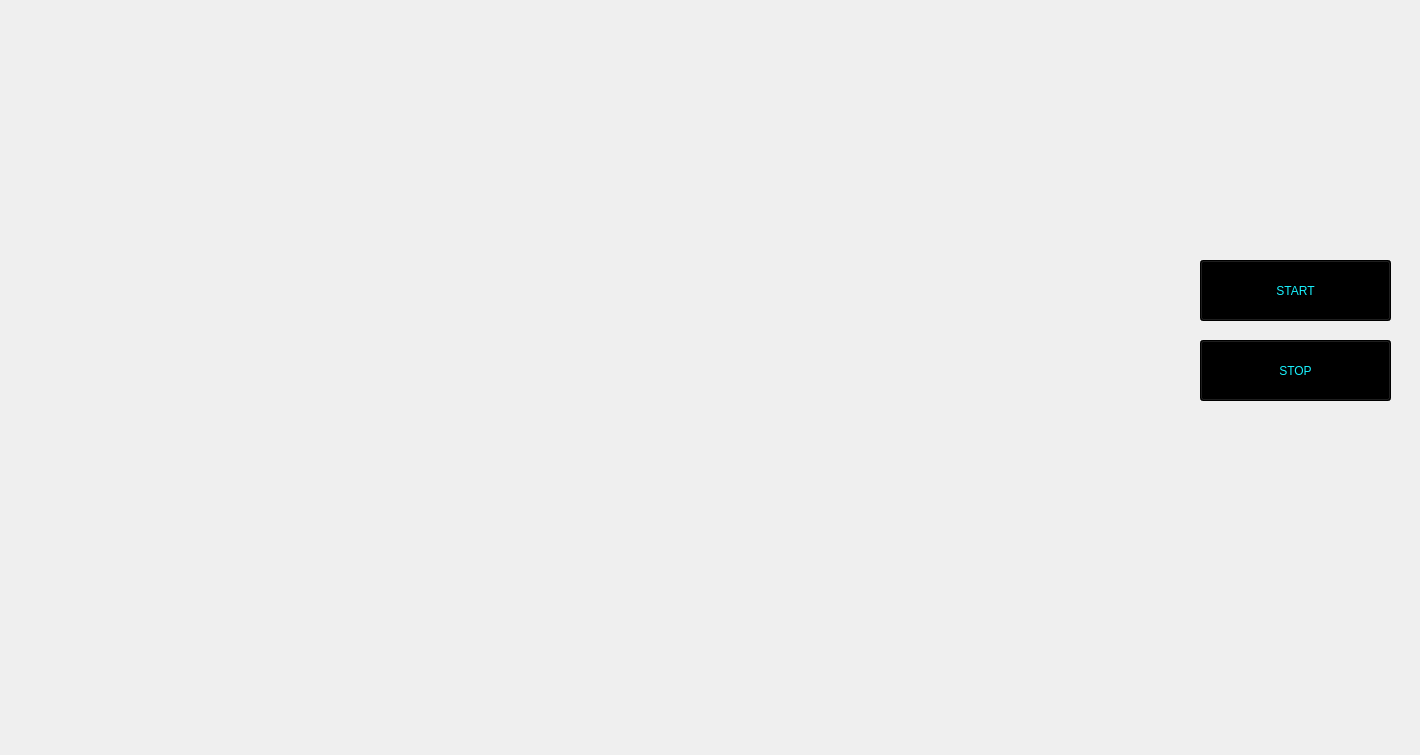
<?xml version="1.0" encoding="UTF-8"?>
<ui version="4.0">
 <class>MainWindow</class>
 <widget class="QMainWindow" name="MainWindow">
  <property name="geometry">
   <rect>
    <x>0</x>
    <y>0</y>
    <width>1420</width>
    <height>755</height>
   </rect>
  </property>
  <property name="windowTitle">
   <string>MainWindow</string>
  </property>
  <widget class="QWidget" name="centralwidget">
   <widget class="QLabel" name="black_bg">
    <property name="geometry">
     <rect>
      <x>-60</x>
      <y>-50</y>
      <width>1581</width>
      <height>811</height>
     </rect>
    </property>
    <property name="text">
     <string/>
    </property>
    <property name="pixmap">
     <pixmap>../Downloads/Jarvis_Gui_Materials-main/Jarvis_Gui_Materials-main/jarvis_materials/drive-download-20230414T100055Z-001/B.G/Black_Template.jpg</pixmap>
    </property>
    <property name="scaledContents">
     <bool>true</bool>
    </property>
   </widget>
   <widget class="QLabel" name="gif_1">
    <property name="geometry">
     <rect>
      <x>490</x>
      <y>230</y>
      <width>441</width>
      <height>261</height>
     </rect>
    </property>
    <property name="text">
     <string/>
    </property>
    <property name="pixmap">
     <pixmap>../Downloads/Jarvis_Gui_Materials-main/Jarvis_Gui_Materials-main/jarvis_materials/drive-download-20230414T100055Z-001/ExtraGui/Jarvis_Gui (1).gif</pixmap>
    </property>
    <property name="scaledContents">
     <bool>true</bool>
    </property>
   </widget>
   <widget class="QLabel" name="gif_2">
    <property name="geometry">
     <rect>
      <x>430</x>
      <y>50</y>
      <width>581</width>
      <height>141</height>
     </rect>
    </property>
    <property name="text">
     <string/>
    </property>
    <property name="pixmap">
     <pixmap>../Downloads/Jarvis_Gui_Materials-main/Jarvis_Gui_Materials-main/jarvis_materials/drive-download-20230414T100055Z-001/ExtraGui/initial.gif</pixmap>
    </property>
    <property name="scaledContents">
     <bool>true</bool>
    </property>
   </widget>
   <widget class="QLabel" name="gif_3">
    <property name="geometry">
     <rect>
      <x>20</x>
      <y>540</y>
      <width>391</width>
      <height>201</height>
     </rect>
    </property>
    <property name="text">
     <string/>
    </property>
    <property name="pixmap">
     <pixmap>../Downloads/Jarvis_Gui_Materials-main/Jarvis_Gui_Materials-main/jarvis_materials/drive-download-20230414T100055Z-001/ExtraGui/Code_Template.gif</pixmap>
    </property>
    <property name="scaledContents">
     <bool>true</bool>
    </property>
   </widget>
   <widget class="QLabel" name="gif_4">
    <property name="geometry">
     <rect>
      <x>1180</x>
      <y>40</y>
      <width>211</width>
      <height>151</height>
     </rect>
    </property>
    <property name="text">
     <string/>
    </property>
    <property name="pixmap">
     <pixmap>../Downloads/Jarvis_Gui_Materials-main/Jarvis_Gui_Materials-main/jarvis_materials/drive-download-20230414T100055Z-001/ExtraGui/Earth.gif</pixmap>
    </property>
    <property name="scaledContents">
     <bool>true</bool>
    </property>
   </widget>
   <widget class="QPushButton" name="pushButton">
    <property name="geometry">
     <rect>
      <x>1200</x>
      <y>260</y>
      <width>191</width>
      <height>61</height>
     </rect>
    </property>
    <property name="styleSheet">
     <string notr="true">background-color: rgb(0, 0, 0);
color: rgb(24, 243, 255);</string>
    </property>
    <property name="text">
     <string>START</string>
    </property>
   </widget>
   <widget class="QPushButton" name="pushButton_2">
    <property name="geometry">
     <rect>
      <x>1200</x>
      <y>340</y>
      <width>191</width>
      <height>61</height>
     </rect>
    </property>
    <property name="styleSheet">
     <string notr="true">background-color: rgb(0, 0, 0);
color: rgb(24, 243, 255);</string>
    </property>
    <property name="text">
     <string>STOP</string>
    </property>
   </widget>
   <widget class="QLabel" name="bg_2">
    <property name="geometry">
     <rect>
      <x>1010</x>
      <y>520</y>
      <width>401</width>
      <height>231</height>
     </rect>
    </property>
    <property name="text">
     <string/>
    </property>
    <property name="pixmap">
     <pixmap>../Downloads/Jarvis_Gui_Materials-main/Jarvis_Gui_Materials-main/jarvis_materials/drive-download-20230414T100055Z-001/B.G/gyhf.jpg</pixmap>
    </property>
    <property name="scaledContents">
     <bool>true</bool>
    </property>
   </widget>
   <widget class="QTextBrowser" name="textBrowser">
    <property name="geometry">
     <rect>
      <x>1070</x>
      <y>550</y>
      <width>281</width>
      <height>51</height>
     </rect>
    </property>
    <property name="styleSheet">
     <string notr="true">background-color: transparent;</string>
    </property>
   </widget>
   <widget class="QTextBrowser" name="textBrowser_2">
    <property name="geometry">
     <rect>
      <x>1070</x>
      <y>670</y>
      <width>281</width>
      <height>51</height>
     </rect>
    </property>
    <property name="styleSheet">
     <string notr="true">background-color:transparent;
</string>
    </property>
   </widget>
   <widget class="QLabel" name="gif_5">
    <property name="geometry">
     <rect>
      <x>10</x>
      <y>20</y>
      <width>351</width>
      <height>221</height>
     </rect>
    </property>
    <property name="text">
     <string/>
    </property>
    <property name="pixmap">
     <pixmap>../Downloads/Jarvis_Gui_Materials-main/Jarvis_Gui_Materials-main/jarvis_materials/drive-download-20230414T100055Z-001/VoiceReg/__1.gif</pixmap>
    </property>
    <property name="scaledContents">
     <bool>true</bool>
    </property>
   </widget>
  </widget>
 </widget>
 <resources/>
 <connections/>
</ui>
